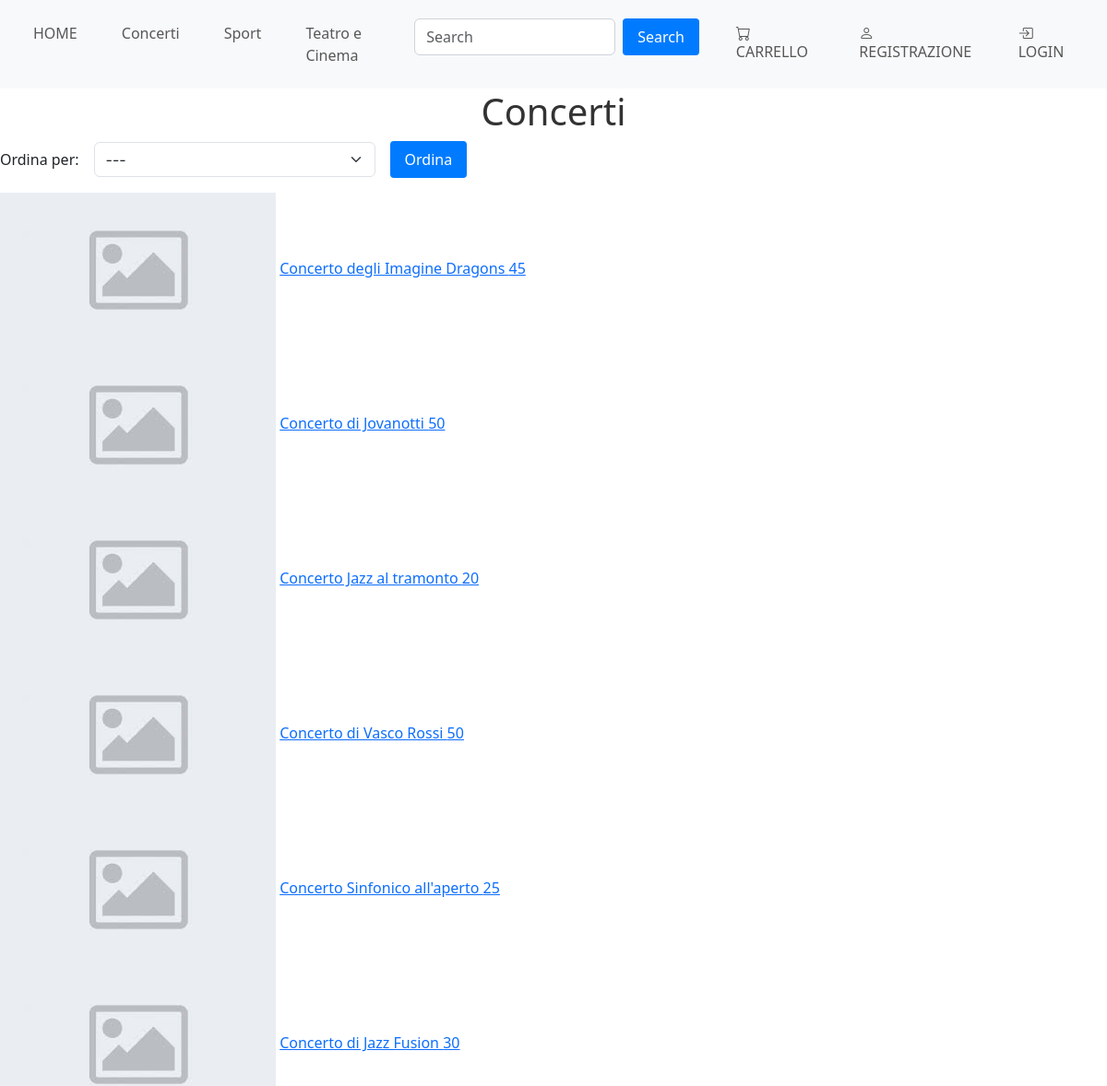
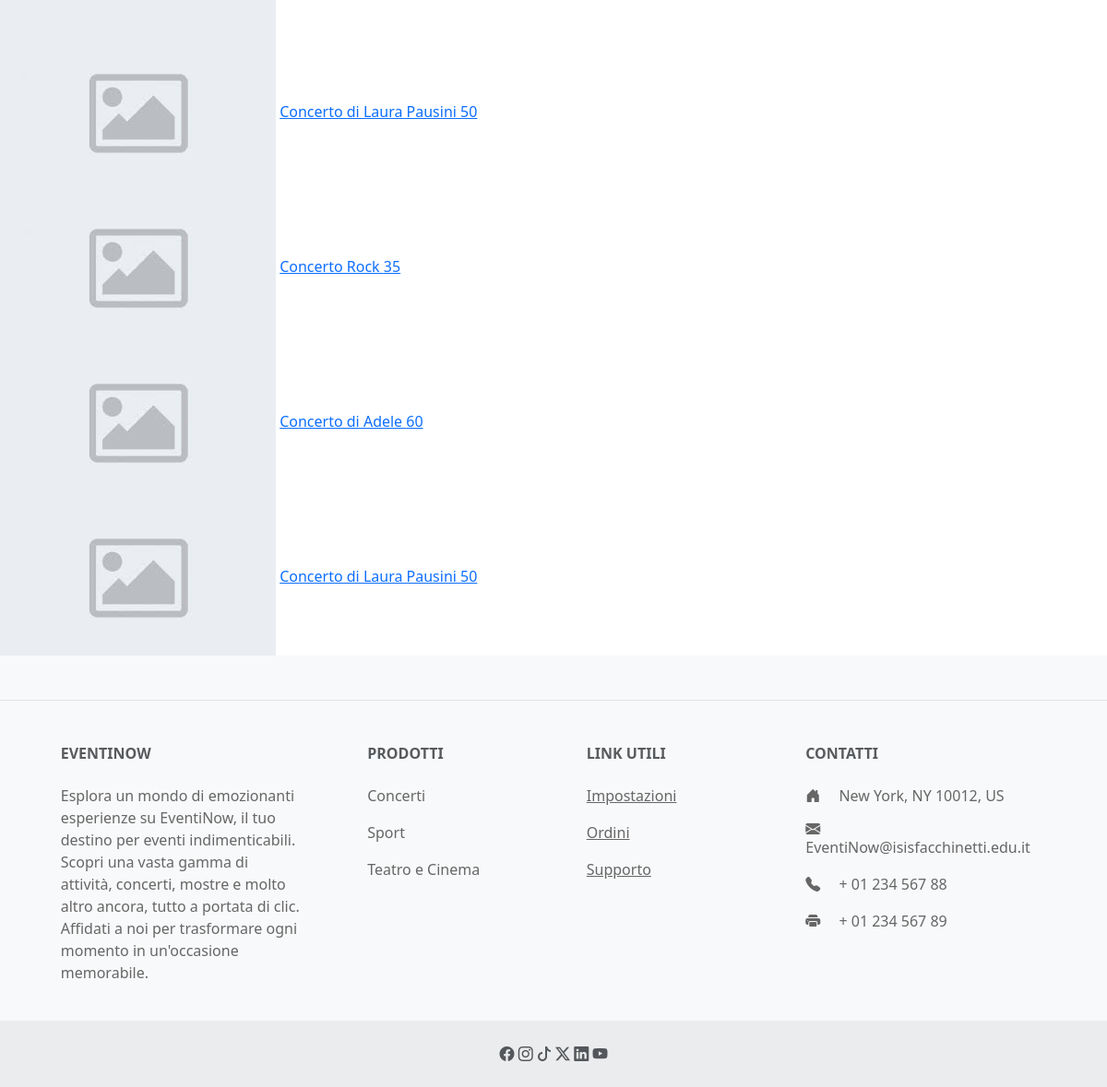
The app's page /categoria.php?categoria=Concerti with its own data (2 pictures, top to bottom).
### tables this page shows
CREATE TABLE CategoriaEventi
(
    ID_Categoria          INTEGER UNSIGNED PRIMARY KEY AUTO_INCREMENT,
    Descrizione_Categoria VARCHAR(20) NOT NULL
);

CREATE TABLE Eventi
(
    ID_Evento                INT(11) UNSIGNED PRIMARY KEY AUTO_INCREMENT,
    Descrizione              VARCHAR(255) NOT NULL,
    Data                     DATETIME     NOT NULL,
    Prezzo                   DOUBLE       NOT NULL CHECK (Prezzo > 0),
    Numero_Posti             INTEGER      NOT NULL CHECK (Numero_Posti >= 0),
    Numero_Posti_Disponibili INTEGER      NOT NULL CHECK (Numero_Posti_Disponibili >= 0),
    Categoria                INTEGER UNSIGNED,
    Luogo                    INTEGER UNSIGNED,
    FOREIGN KEY (Categoria) REFERENCES CategoriaEventi (ID_Categoria)
        ON UPDATE CASCADE,
    FOREIGN KEY (Luogo) REFERENCES Luoghi (ID_Luogo)
        ON UPDATE CASCADE,
    CONSTRAINT check_posti_disponibili CHECK (Numero_Posti_Disponibili <= Numero_Posti)
);

### categoria.php (the view, shortened to what this page needs)
<?php
include_once "header.php";
require_once "Database\DB_connection.php";
$var=$_GET['categoria'];
?>
<h1><?= $var?></h1>
<form action="" method="GET" class="row g-3 align-items-center">
    <div class="col-auto">
        <label for="sort" class="col-form-label">Ordina per:</label>
    </div>
    <div class="col-auto">
        <select name="sort" id="sort" class="form-select w-auto">
            <option value="normale" selected disabled>---</option>
        </select>
    </div>
    <div class="col-auto">
        <input type="submit" value="Ordina" class="btn btn-primary w-auto">
    </div>
</form>
<?php
if(isset($_GET['sort'])){
    $scelta=$_GET['sort'];
    switch ($scelta){
        case 'nomeAsc':
            $query = "SELECT Eventi.Descrizione, Eventi.Prezzo, Eventi.ID_Evento
                        from eventi
                                 join categoriaeventi on eventi.Categoria = categoriaeventi.ID_Categoria
                        where CategoriaEventi.Descrizione_Categoria like '$var'
                        order by eventi.Descrizione;";
            $statement = $pdo -> query($query);
            $eventiOrdinati = $statement -> fetchAll();
            break;
        case 'nomeDesc':
            $query = "SELECT Eventi.Descrizione, Eventi.Prezzo, Eventi.ID_Evento
                        from eventi
                                 join categoriaeventi on eventi.Categoria = categoriaeventi.ID_Categoria
                        where CategoriaEventi.Descrizione_Categoria like '$var'
                        order by eventi.Descrizione desc;";
            $statement = $pdo -> query($query);
            $eventiOrdinati = $statement -> fetchAll();
            break;
        case 'prezzoAsc':
            $query = "SELECT Eventi.Descrizione, Eventi.Prezzo, Eventi.ID_Evento
                        from eventi
                        join categoriaeventi on eventi.Categoria = categoriaeventi.ID_Categoria
                        where CategoriaEventi.Descrizione_Categoria like '$var'
                        order by eventi.Prezzo;";
            $statement = $pdo -> query($query);
            $eventiOrdinati = $statement -> fetchAll();
            break;
        case 'prezzoDesc':
            $query = "SELECT Eventi.Descrizione, Eventi.Prezzo, Eventi.ID_Evento
                        from eventi
                        join categoriaeventi on eventi.Categoria = categoriaeventi.ID_Categoria
                        where CategoriaEventi.Descrizione_Categoria like '$var'
                        order by eventi.Prezzo desc ;";
            $statement = $pdo -> query($query);
            $eventiOrdinati = $statement -> fetchAll();
            break;
    }
    foreach ($eventiOrdinati as $evento){
        ?>
        <div>
            <img src="images\default.jpg">
            <a  href="prodotto.php?id=<?=$evento['ID_Evento']?>"><?= $evento['Descrizione'] . ' ' .  $evento['Prezzo']?></a>
        </div>
        <?php
    }
}
else{
    if (!empty($pdo)) {
        $query = "SELECT Eventi.Descrizione, Eventi.Prezzo, Eventi.ID_Evento
        from eventi
        join categoriaeventi on eventi.Categoria = categoriaeventi.ID_Categoria
        where CategoriaEventi.Descrizione_Categoria like '$var';";
        $statement = $pdo -> query($query);
        if (!$statement){
            echo "ERROR";
        }
        else{
            $eventi = $statement -> fetchAll();
            foreach ($eventi as $evento){
                ?>
                <div>
                    <img src="images\default.jpg">
                    <a  href="prodotto.php?id=<?=$evento['ID_Evento']?>"><?= $evento['Descrizione'] . ' ' .  $evento['Prezzo']?></a>
                </div>
                <?php
            }
        }
    }
}
include_once "footer.php";
?>

### header.php (shortened to what this page needs)
<?php
require_once "Database\DB_connection.php";
if (!empty($pdo)) {
    $query = "SELECT Descrizione_Categoria  FROM CategoriaEventi;";
    $statement = $pdo -> query($query);
    if (!$statement){
        echo "ERROR";
    }
    else{
        $categorie = $statement -> fetchAll();
    }
}
?>
<!DOCTYPE>
<html>
<head>
    <link href="https://cdn.jsdelivr.net/npm/bootstrap@5.3.0-alpha1/dist/css/bootstrap.min.css" rel="stylesheet">
    <link rel="stylesheet" href="https://cdn.jsdelivr.net/npm/bootstrap-icons@1.11.3/font/bootstrap-icons.min.css">
    <link rel="stylesheet" href="https://cdnjs.cloudflare.com/ajax/libs/OwlCarousel2/2.3.4/assets/owl.carousel.min.css" />
    <link rel="stylesheet" href="https://cdnjs.cloudflare.com/ajax/libs/OwlCarousel2/2.3.4/assets/owl.theme.default.min.css" />
    <link href="style.css" rel="stylesheet" type="text/css">
</head>
<body>
<nav class="navbar navbar-expand-lg navbar-light bg-light">
    <div class="container-fluid">
        <div class="collapse navbar-collapse" id="navbarSupportedContent">
            <ul class="navbar-nav me-auto mb-2 mb-lg-0">
                <li class="nav-item">
                    <a href="index.php" class="nav-link">HOME</a>
                </li>
                <?php
                foreach ($categorie as $row){
                    foreach ($row as $descrizione){
                        ?>
                        <li class="nav-item">
                            <a href="categoria.php?categoria=<?= $descrizione?>" class="nav-link"><?= $descrizione?></a>
                        </li>
                        <?php
                    }
                }
                ?>
            </ul>
            <ul class="navbar-nav ms-auto mb-2 mb-lg-0">
                <li class="nav-item">
                    <form class="d-flex" method="get" action="#">
                        <input class="form-control me-2" type="search" placeholder="Search">
                        <button class="btn btn-outline-primary" type="submit">Search</button>
                    </form>
                </li>
                <?php
                if(isset($_SESSION['user'])){
                    ?>
                    <li class="nav-item">
                        <a href="carrello.php" class="nav-link">
                            <i class="bi bi-cart"></i>
                            CARRELLO
                        </a>
                    </li>
                    <li class="nav-item">
                        <a href="account.php" class="nav-link">
                            <i class="bi bi-person-fill"></i>
                            ACCOUNT
                        </a>
                    </li>
                    <li class="nav-item">
                        <a href="logout.php" class="nav-link">
                            <i class="bi bi-box-arrow-in-left"></i>
                            LOGOUT
                        </a>
                    </li>
                    <?php
                }
                else{
                    ?>
                    <li class="nav-item">
                        <a href="carrello.php" class="nav-link">
                            <i class="bi bi-cart"></i>
                            CARRELLO
                        </a>
                    </li>
                    <li class="nav-item">
                        <a href="registration.php" class="nav-link">
                            <i class="bi bi-person"></i>
                            REGISTRAZIONE
                        </a>
                    </li>
                    <li class="nav-item">
                        <a href="login.php" class="nav-link">
                            <i class="bi bi-box-arrow-in-right"></i>
                            LOGIN
                        </a>
                    </li>
                    <?php
                }
                ?>
            </ul>
        </div>
    </div>
</nav>

### footer.php (shortened to what this page needs)
<?php
require_once "Database\DB_connection.php";
if (!empty($pdo)) {
    $query = "SELECT Descrizione_Categoria  FROM CategoriaEventi;";
    $statement = $pdo -> query($query);
    if (!$statement){
        echo "ERROR";
    }
    else{
        $categorie = $statement -> fetchAll();
    }
}
?>
<footer class="text-center text-lg-start bg-body-tertiary text-muted">
    <section class="d-flex justify-content-center justify-content-lg-between p-4 border-bottom">
    </section>
    <section class="">
        <div class="container text-center text-md-start mt-5">
            <div class="row mt-3">
                <div class="col-md-3 col-lg-4 col-xl-3 mx-auto mb-4">
                    <h6 class="text-uppercase fw-bold mb-4">
                        EventiNow
                    </h6>
                    <p>
                        Esplora un mondo di emozionanti esperienze su EventiNow, il tuo destino per eventi indimenticabili.<br>
                        Scopri una vasta gamma di attività, concerti, mostre e molto altro ancora, tutto a portata di clic.<br>
                        Affidati a noi per trasformare ogni momento in un'occasione memorabile.
                    </p>
                </div>
                <div class="col-md-2 col-lg-2 col-xl-2 mx-auto mb-4">
                    <h6 class="text-uppercase fw-bold mb-4">
                        Prodotti
                    </h6>
                    <?php
                    foreach ($categorie as $row){
                        foreach ($row as $descrizione){
                            ?>
                            <p>
                                <a href="categoria.php?categoria=<?= $descrizione?>" class="nav-link"><?= $descrizione?></a>
                            </p>
                            <?php
                        }
                    }
                    ?>
                </div>
                <div class="col-md-3 col-lg-2 col-xl-2 mx-auto mb-4">
                    <h6 class="text-uppercase fw-bold mb-4">
                        Link utili
                    </h6>
                    <p>
                        <a href="#" class="text-reset">Impostazioni</a>
                    </p>
                    <p>
                        <a href="#" class="text-reset">Ordini</a>
                    </p>
                    <p>
                        <a href="help.php" class="text-reset">Supporto</a>
                    </p>
                </div>
                <div class="col-md-4 col-lg-3 col-xl-3 mx-auto mb-md-0 mb-4">
                    <h6 class="text-uppercase fw-bold mb-4">Contatti</h6>
                    <p><i class="bi bi-house-door-fill me-3"></i> New York, NY 10012, US</p>
                    <p>
                        <i class="bi bi-envelope-fill me-3"></i>
                        EventiNow@isisfacchinetti.edu.it
                    </p>
                    <p><i class="bi bi-telephone-fill me-3"></i> + 01 234 567 88</p>
                    <p><i class="bi bi-printer-fill me-3"></i> + 01 234 567 89</p>
                </div>
            </div>
        </div>
    </section>
    <div class="text-center p-4" style="background-color: rgba(0, 0, 0, 0.05);">
        <i class="bi bi-facebook"></i>
        <i class="bi bi-instagram"></i>
        <i class="bi bi-tiktok"></i>
        <i class="bi bi-twitter-x"></i>
        <i class="bi bi-linkedin"></i>
        <i class="bi bi-youtube"></i>
    </div>
</footer>
</body>
</html>

### style.css (style rules this page uses)
html, body { height: 100%; background-color: white; }
.navbar { background-color: white; border-bottom: 1px solid white; }
.navbar .nav-item { color: #343a40; padding: 0.5rem 1rem; }
.navbar .form-control { border-color: #ced4da; }
.text-center { text-align: center; }
.btn { display: inline-block; padding: 8px 16px; background-color: #007bff; color: #fff; text-decoration: none; border: none; border-radius: 4px; cursor: pointer; transition: background-color 0.3s; }
h1 { text-align: center; color: #333; }
p { color: #666; }
select { font-family: -apple-system, BlinkMacSystemFont, "Segoe UI", Roboto, "Helvetica Neue", Arial, sans-serif, "FontAwesome"; }

### records on screen
categoriaeventi: Descrizione_Categoria "Concerti"
categoriaeventi: Descrizione_Categoria "Sport"
categoriaeventi: Descrizione_Categoria "Teatro e Cinema"
eventi: Descrizione "Concerto degli Imagine Dragons", Prezzo "45"
eventi: Descrizione "Concerto di Jovanotti", Prezzo "50"
eventi: Descrizione "Concerto Jazz al tramonto", Prezzo "20"
eventi: Descrizione "Concerto di Vasco Rossi", Prezzo "50"
eventi: Descrizione "Concerto Sinfonico all'aperto", Prezzo "25"
eventi: Descrizione "Concerto di Jazz Fusion", Prezzo "30"
eventi: Descrizione "Concerto di Laura Pausini", Prezzo "50"
eventi: Descrizione "Concerto Rock", Prezzo "35"
eventi: Descrizione "Concerto di Adele", Prezzo "60"
eventi: Descrizione "Concerto di Laura Pausini", Prezzo "50"

### other values on screen
$var "Concerti"
